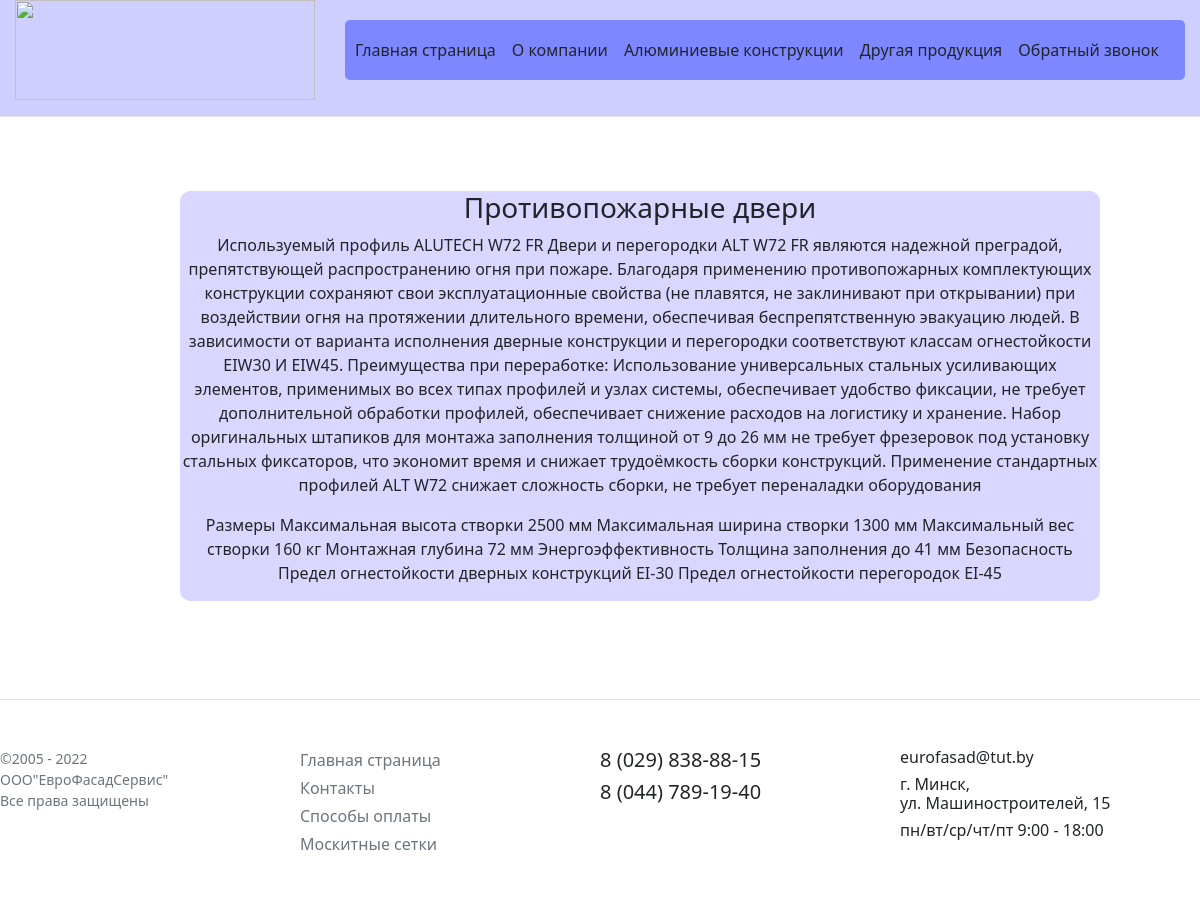
The app's page /products/fire_door with its own data.
### products/models.py (models this page shows, shortened)
class Fire_door(models.Model):
    name = models.CharField('Название',max_length=250)
    description = models.TextField('Описание')
    feature = models.TextField('Характеристики')
    class Meta:
        verbose_name='Противопожарная дверь'
        verbose_name_plural = 'Противопожарные двери'

### products/views.py (the view)
# urls.py: path('fire_door',views.fire_door,name='fire_door'),
def fire_door(request):
    firedoor = Fire_door.objects.all()
    return render(request, 'products/fire_door.html', {'firedoor': firedoor})

### products/templates/products/fire_door.html (shortened to what this page needs)
{% extends 'products/base.html' %}
{% block content %}
{% for i in firedoor %}
<div class = "alert-warning">
    <h3>{{ i.name}}</h3>
    <p>{{i.description}}</p>
    <p>{{i.feature}}</p>
</div>
{%endfor%}
{% endblock %}

### static/styles.css (style rules this page uses)
.alert-warning { float:left; clear:both; width:920px; margin:50px 15%; background-color: #d9d6ff; text-align:center; border-radius: 10px; }
.body { display: flex; flex-direction: column; }

### records on screen
Fire_door: name "Противопожарные двери", description "Используемый профиль ALUTECH W72 FR Двери и перегородки ALT W72 FR являются надежной преградой, препятствующей распространению огня при пожаре. Благодаря применению противопожарных комплектующих конструкции сохраняют свои эксплуатационные свойства (не плавятся, не заклинивают при открывании) при воздействии огня на протяжении длительного времени, обеспечивая беспрепятственную эвакуацию людей. В зависимости от варианта исполнения дверные конструкции и перегородки соответствуют классам огнестойкости EIW30 И EIW45. Преимущества при переработке: Использование универсальных стальных усиливающих элементов, применимых во всех типах профилей и узлах системы, обеспечивает удобство фиксации, не…", feature "Размеры Максимальная высота створки 2500 мм Максимальная ширина створки 1300 мм Максимальный вес створки 160 кг Монтажная глубина 72 мм Энергоэффективность Толщина заполнения до 41 мм Безопасность Предел огнестойкости дверных конструкций EI-30 Предел огнестойкости перегородок EI-45"
